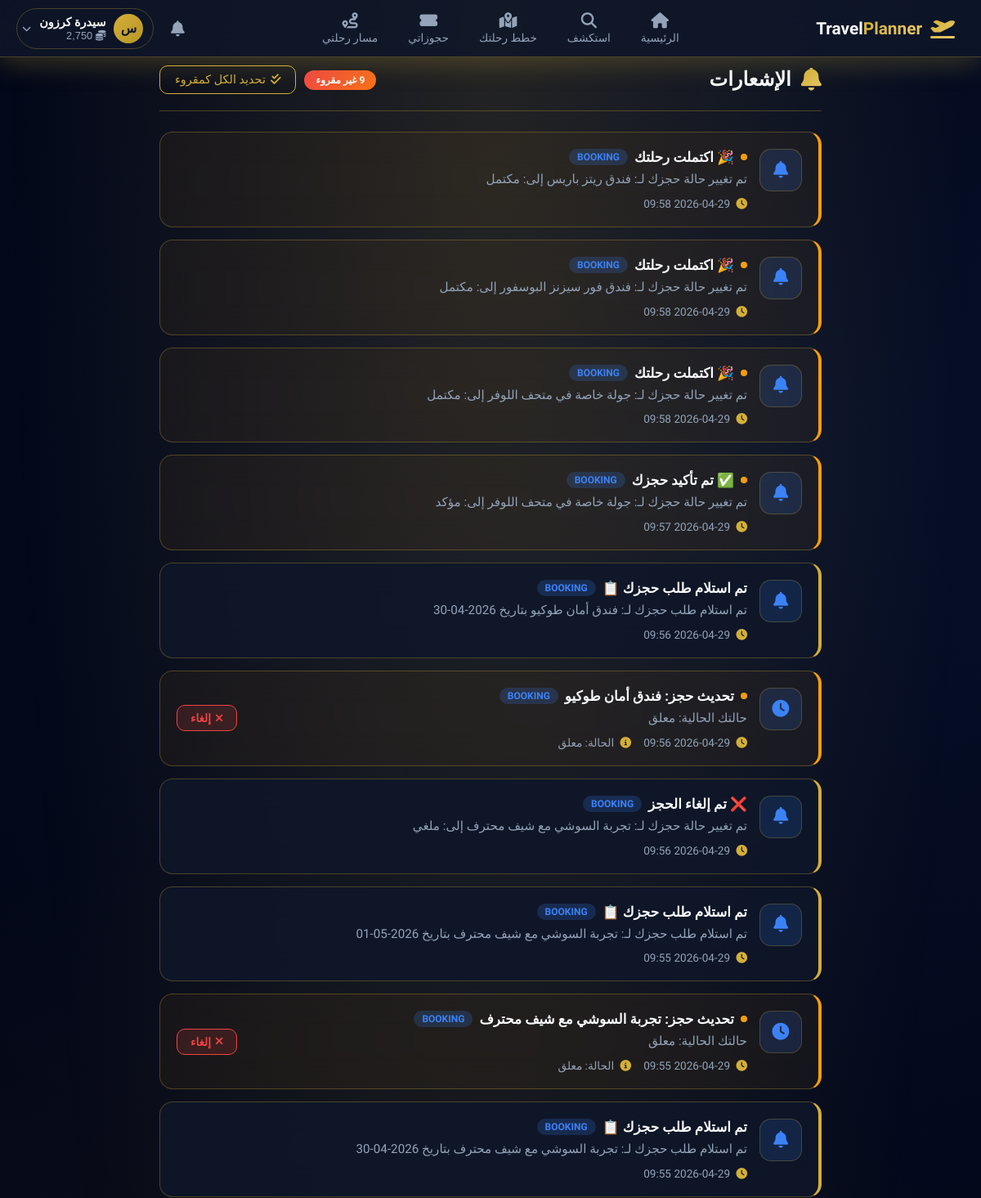
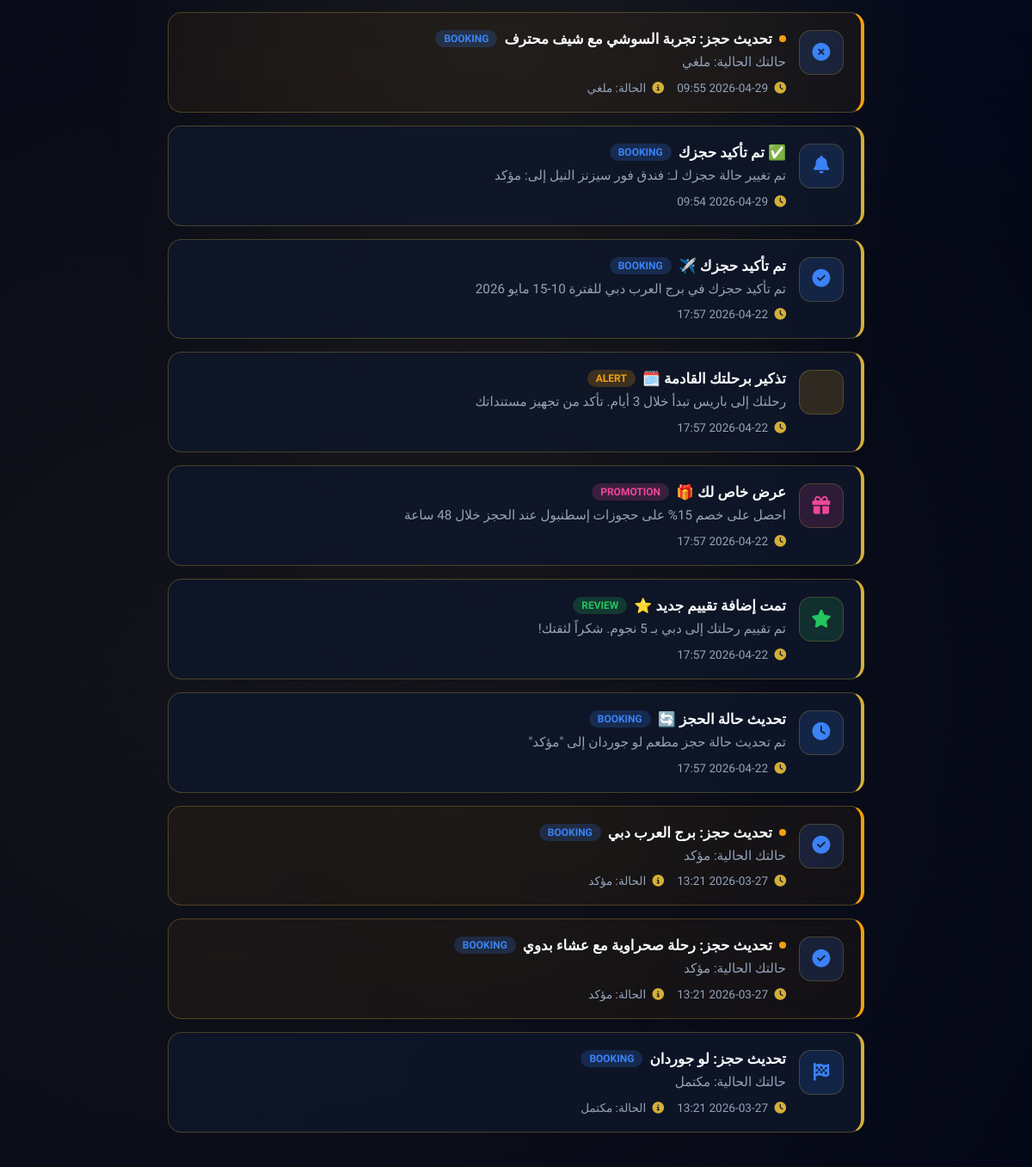
/notifications.php (signed in), run on the app's committed database (2 pictures, top to bottom).
### tables this page shows
CREATE TABLE `travelers` (
  `id` int(11) NOT NULL,
  `user_id` int(11) DEFAULT NULL,
  `full_name` varchar(100) DEFAULT NULL,
  `phone` varchar(20) DEFAULT NULL,
  `loyalty_points` int(11) DEFAULT 0
);

CREATE TABLE `notifications` (
  `id` int(11) NOT NULL,
  `user_id` int(11) NOT NULL COMMENT 'معرف المستخدم المستلم',
  `role` enum('admin','provider','traveler') NOT NULL COMMENT 'دور المستخدم',
  `title` varchar(150) NOT NULL COMMENT 'عنوان الإشعار',
  `message` text NOT NULL COMMENT 'نص الإشعار',
  `type` enum('booking','system','promotion','review','alert') DEFAULT 'system' COMMENT 'نوع الإشعار',
  `icon` varchar(100) DEFAULT NULL,
  `is_read` tinyint(1) DEFAULT 0 COMMENT '0=غير مقروء، 1=مقروء',
  `related_id` int(11) DEFAULT NULL COMMENT 'معرف العنصر المرتبط (حجز، خدمة، إلخ)',
  `related_type` enum('booking','hotel','restaurant','activity','trip','review') DEFAULT NULL COMMENT 'نوع العنصر المرتبط',
  `action_url` varchar(255) DEFAULT NULL COMMENT 'رابط الإجراء عند النقر',
  `priority` enum('low','medium','high') DEFAULT 'medium',
  `icon_class` varchar(50) DEFAULT 'fa-bell' COMMENT 'أيقونة العرض',
  `created_at` timestamp NOT NULL DEFAULT current_timestamp(),
  `read_at` timestamp NULL DEFAULT NULL COMMENT 'وقت القراءة'
);

### notifications.php (the view, shortened to what this page needs)
<?php
include '../config/db.php';
$uid = $_SESSION['user_id'];
$stmt = $conn->prepare("SELECT id FROM travelers WHERE user_id = ?");
$stmt->bind_param("i", $uid);
$stmt->execute();
$traveler = $stmt->get_result()->fetch_assoc();
$tid = $traveler['id'] ?? 0;
$notifications = [];
$sql1 = "SELECT * FROM notifications
         WHERE user_id = ? AND role = 'traveler'
         ORDER BY is_read ASC, created_at DESC LIMIT 20";
$stmt = $conn->prepare($sql1);
$stmt->bind_param("i", $uid);
$stmt->execute();
$result1 = $stmt->get_result();
while ($row = $result1->fetch_assoc()) {
    $row['source'] = 'system';
    $notifications[] = $row;
}
$sql2 = "SELECT b.*,
                CASE
                    WHEN h.id IS NOT NULL THEN h.name
                    WHEN r.id IS NOT NULL THEN r.name
                    WHEN a.id IS NOT NULL THEN a.name
                END as service_name,
                b.service_type, b.status, b.created_at
         FROM bookings b
         LEFT JOIN hotels h ON b.service_id = h.id AND b.service_type = 'hotel'
         LEFT JOIN restaurants r ON b.service_id = r.id AND b.service_type = 'restaurant'
         LEFT JOIN activities a ON b.service_id = a.id AND b.service_type = 'activity'
         WHERE b.traveler_id = ?
         ORDER BY b.created_at DESC LIMIT 10";
$stmt = $conn->prepare($sql2);
$stmt->bind_param("i", $tid);
$stmt->execute();
$result2 = $stmt->get_result();
while ($row = $result2->fetch_assoc()) {
    $notifications[] = [
        'id' => 'booking_' . $row['id'],
        'title' => 'تحديث حجز: ' . $row['service_name'],
        'message' => 'حالتك الحالية: ' . ['pending' => 'معلق', 'confirmed' => 'مؤكد', 'cancelled' => 'ملغي', 'completed' => 'مكتمل'][$row['status']],
        'type' => 'booking',
        'is_read' => ($row['status'] === 'completed') ? 1 : 0,
        'created_at' => $row['created_at'],
        'related_id' => $row['id'],
        'related_type' => 'booking',
        'action_url' => '/trip_details.php?id=' . $row['id'],
        'icon_class' => ['pending' => 'fa-clock', 'confirmed' => 'fa-check-circle', 'cancelled' => 'fa-times-circle', 'completed' => 'fa-flag-checkered'][$row['status']] ?? 'fa-bell',
        'source' => 'booking',
        'status' => $row['status']
    ];
}
usort($notifications, fn($a, $b) => strtotime($b['created_at']) - strtotime($a['created_at']));
$notifications = array_slice($notifications, 0, 20);
$unread_notifications = array_filter($notifications, function ($n) {
    if (!is_array($n)) return false;
    if (!isset($n['is_read'], $n['source'], $n['id'])) return false;
    return !$n['is_read'] && $n['source'] === 'system';
});
?>
<!DOCTYPE html>
<html lang="ar" dir="rtl">
<head>
    <link rel="stylesheet" href="https://cdnjs.cloudflare.com/ajax/libs/font-awesome/6.4.0/css/all.min.css">
    <link href="https://unpkg.com/aos@2.3.1/dist/aos.css" rel="stylesheet">
</head>
<body>
    <div class="bg-animation"></div>
    <?php include 'navbar.php'; ?>
    <main class="main-content">
        <div class="page-header" data-aos="fade-left">
            <div class="page-title">
                <i class="fas fa-bell"></i>
                <h2 class="fw-bold mb-0">الإشعارات</h2>
            </div>
            <div style="display: flex; gap: 10px; align-items: center; flex-wrap: wrap;">
                <?php $unread = array_filter($notifications, fn($n) => isset($n['is_read']) && !$n['is_read']); ?>
                <?php if (count($unread) > 0): ?>
                    <span class="badge-unread"><?php echo count($unread); ?> غير مقروء</span>
                <?php endif; ?>
                <a href="#" class="btn-mark-read" onclick="markAllRead(); return false;">
                    <i class="fas fa-check-double"></i> تحديد الكل كمقروء
                </a>
            </div>
        </div>
        <?php if (!empty($notifications)): ?>
            <?php foreach ($notifications as $n):
                $isUnread = isset($n['is_read']) && !$n['is_read'];
                $typeClass = $n['type'] ?? 'system';
                $iconClass = $n['icon_class'] ?? 'fa-bell';
            ?>
                <div class="notification-card <?php echo $isUnread ? 'unread' : ''; ?>" data-aos="fade-up">
                    <div class="notif-icon <?php echo $typeClass; ?>">
                        <i class="fas <?php echo $iconClass; ?>"></i>
                    </div>
                    <div class="notif-content">
                        <div class="notif-title">
                            <span class="dot"></span>
                            <?php echo htmlspecialchars($n['title']); ?>
                            <?php if (isset($n['type'])): ?>
                                <span class="type-badge type-<?php echo $n['type']; ?>"><?php echo $n['type']; ?></span>
                            <?php endif; ?>
                        </div>
                        <div class="notif-message">
                            <?php echo htmlspecialchars($n['message']); ?>
                        </div>
                        <div class="notif-meta">
                            <span><i class="fas fa-clock"></i> <?php echo date('Y-m-d H:i', strtotime($n['created_at'])); ?></span>
                            <?php if (isset($n['status'])): ?>
                                <span><i class="fas fa-info-circle"></i> الحالة:
                                    <?php echo ['pending' => 'معلق', 'confirmed' => 'مؤكد', 'cancelled' => 'ملغي', 'completed' => 'مكتمل'][$n['status']]; ?>
                                </span>
                            <?php endif; ?>
                        </div>
                    </div>
                    <?php if (!empty($n['action_url'])): ?>
                        <div class="notif-actions">
                            <?php if (($n['related_type'] ?? '') === 'booking' && ($n['status'] ?? '') === 'pending'): ?>
                                <a href="my_bookings.php?action=cancel&id=<?php echo $n['related_id']; ?>"
                                    class="btn-action btn-danger"
                                    onclick="return confirm('هل تريد إلغاء هذا الحجز؟');">
                                    <i class="fas fa-times"></i> إلغاء
                                </a>
                            <?php endif; ?>
                        </div>
                    <?php endif; ?>
                </div>
            <?php endforeach; ?>
        <?php endif; ?>
    </main>
</body>
</html>

### navbar.php (shortened to what this page needs)
<?php
$current_page = basename($_SERVER['PHP_SELF']);
$traveler = null;
if (isset($_SESSION['user_id']) && isset($conn)) {
    $uid = $_SESSION['user_id'];
    $traveler = mysqli_fetch_assoc(mysqli_query(
        $conn,
        "SELECT t.*, u.username, u.email
         FROM travelers t
         JOIN users u ON t.user_id = u.id
         WHERE t.user_id = $uid"
    ));
}
?>
<nav class="luxury-navbar">
    <div class="navbar-container">
        <div class="navbar-brand">
            <a href="index.php" class="brand-link">
                <i class="fas fa-plane-departure brand-icon"></i>
                <span class="brand-text">
                    Travel<span class="brand-highlight">Planner</span>
                </span>
            </a>
        </div>
        <div class="navbar-links" id="navbarLinks">
            <a href="index.php" class="nav-link <?php echo $current_page === 'index.php' ? 'active' : ''; ?>">
                <i class="fas fa-home"></i>
                <span>الرئيسية</span>
            </a>
            <a href="search.php" class="nav-link <?php echo $current_page === 'search.php' ? 'active' : ''; ?>">
                <i class="fas fa-search"></i>
                <span>استكشف</span>
            </a>
            <a href="plan_trip.php" class="nav-link <?php echo $current_page === 'plan_trip.php' ? 'active' : ''; ?>">
                <i class="fas fa-map-marked-alt"></i>
                <span>خطط رحلتك</span>
            </a>
            <a href="my_bookings.php" class="nav-link <?php echo $current_page === 'my_bookings.php' ? 'active' : ''; ?>">
                <i class="fas fa-ticket-alt"></i>
                <span>حجوزاتي</span>
            </a>
            <a href="my_itinerary.php" class="nav-link <?php echo $current_page === 'my_itinerary.php' ? 'active' : ''; ?>">
                <i class="fas fa-route"></i>
                <span>مسار رحلتي</span>
            </a>
        </div>
        <div class="navbar-actions">
            <div class="nav-dropdown notification-dropdown">
                <button class="nav-icon-btn" id="notificationBtn" aria-label="الإشعارات">
                    <i class="fas fa-bell"></i>
                </button>
            </div>
            <div class="nav-dropdown user-dropdown">
                <button class="user-btn" id="userBtn">
                    <div class="user-avatar">
                        <?php echo mb_substr($traveler['full_name'] ?? 'م', 0, 1); ?>
                    </div>
                    <div class="user-info d-none d-lg-block">
                        <span class="user-name"><?php echo htmlspecialchars($traveler['full_name'] ?? 'مسافر'); ?></span>
                        <span class="user-points">
                            <i class="fas fa-coins text-warning"></i>
                            <?php echo number_format($traveler['loyalty_points'] ?? 0); ?>
                        </span>
                    </div>
                    <i class="fas fa-chevron-down toggle-icon"></i>
                </button>
            </div>
        </div>
    </div>
</nav>

### navbar.php (style rules this page uses)
:root { --gold-primary: #d4af37; --gold-light: #e6c96a; --gold-dark: #b89628; --blue-dark: #0f172a; --blue-darker: #020617; --blue-light: #1e293b; --text-primary: #f8fafc; --text-secondary: #94a3b8; --glass-bg: rgba(15, 23, 42, 0.85); --glass-border: rgba(212, 175, 55, 0.3); --shadow-gold: 0 8px 32px rgba(212, 175, 55, 0.25); --transition: all 0.3s cubic-bezier(0.4, 0, 0.2, 1); }
.luxury-navbar { position: fixed; top: 0; left: 0; right: 0; z-index: 1000; background: var(--glass-bg); backdrop-filter: blur(20px); -webkit-backdrop-filter: blur(20px); border-bottom: 1px solid var(--glass-border); box-shadow: var(--shadow-gold); padding: 0 20px; height: 70px; transition: var(--transition); }
.navbar-container { max-width: 1400px; margin: 0 auto; height: 100%; display: flex; align-items: center; justify-content: space-between; gap: 20px; }
.navbar-brand { flex-shrink: 0; }
.brand-link { display: flex; align-items: center; gap: 10px; text-decoration: none; padding: 8px 12px; border-radius: 12px; transition: var(--transition); }
.brand-icon { font-size: 1.5rem; background: linear-gradient(135deg, var(--gold-primary), var(--gold-light)); -webkit-background-clip: text; -webkit-text-fill-color: transparent; background-clip: text; }
.brand-text { font-size: 1.3rem; font-weight: 700; color: var(--text-primary); font-family: 'Tajawal', sans-serif; }
.brand-highlight { background: linear-gradient(135deg, var(--gold-primary), var(--gold-light)); -webkit-background-clip: text; -webkit-text-fill-color: transparent; background-clip: text; }
.navbar-links { display: flex; align-items: center; gap: 5px; flex: 1; justify-content: center; }
.nav-link { display: flex; flex-direction: column; align-items: center; gap: 4px; padding: 10px 16px; text-decoration: none; color: var(--text-secondary); border-radius: 12px; transition: var(--transition); position: relative; font-size: 0.85rem; font-family: 'Tajawal', sans-serif; }
.nav-link i { font-size: 1.2rem; transition: var(--transition); }
.navbar-actions { display: flex; align-items: center; gap: 8px; flex-shrink: 0; }
.nav-dropdown { position: relative; }
.nav-icon-btn { background: transparent; border: none; color: var(--text-secondary); font-size: 1.2rem; padding: 10px; border-radius: 12px; cursor: pointer; transition: var(--transition); position: relative; width: 42px; height: 42px; display: flex; align-items: center; justify-content: center; }
.user-btn { display: flex; align-items: center; gap: 10px; background: transparent; border: 1px solid var(--glass-border); padding: 6px 12px 6px 6px; border-radius: 50px; cursor: pointer; transition: var(--transition); }
.user-avatar { width: 36px; height: 36px; border-radius: 50%; background: linear-gradient(135deg, var(--gold-primary), var(--gold-dark)); color: var(--blue-dark); display: flex; align-items: center; justify-content: center; font-weight: 700; font-size: 1rem; flex-shrink: 0; }
.user-info { display: flex; flex-direction: column; text-align: right; }
.user-name { color: var(--text-primary); font-size: 0.9rem; font-weight: 600; font-family: 'Tajawal', sans-serif; }
.user-points { color: var(--text-secondary); font-size: 0.8rem; }
.toggle-icon { color: var(--text-secondary); font-size: 0.7rem; transition: transform 0.3s; }
.luxury-navbar::before { content: ''; position: absolute; top: 0; left: -100%; width: 100%; height: 100%; background: linear-gradient(90deg, transparent, rgba(212, 175, 55, 0.1), transparent); animation: shimmer 3s infinite; pointer-events: none; }

### data on the page
travelers: full_name "س", full_name "سيدرة كرزون", loyalty_points "2,750"
notifications: title "🎉 اكتملت رحلتك", type "BOOKING", message "تم تغيير حالة حجزك لـ: فندق ريتز باريس إلى: مكتمل", created_at "2026-04-29 09:58"
notifications: title "🎉 اكتملت رحلتك", type "BOOKING", message "تم تغيير حالة حجزك لـ: فندق فور سيزنز البوسفور إلى: مكتمل", created_at "2026-04-29 09:58"
notifications: title "🎉 اكتملت رحلتك", type "BOOKING", message "تم تغيير حالة حجزك لـ: جولة خاصة في متحف اللوفر إلى: مكتمل", created_at "2026-04-29 09:58"
notifications: title "✅ تم تأكيد حجزك", type "BOOKING", message "تم تغيير حالة حجزك لـ: جولة خاصة في متحف اللوفر إلى: مؤكد", created_at "2026-04-29 09:57", title "تحديث حجز: رحلة صحراوية مع عشاء بدوي", message "حالتك الحالية: مؤكد", created_at "2026-03-27 13:21", status "مؤكد"
notifications: title "تم استلام طلب حجزك 📋", type "BOOKING", message "تم استلام طلب حجزك لـ: فندق أمان طوكيو بتاريخ 2026-04-30", created_at "2026-04-29 09:56", title "تحديث حجز: فندق أمان طوكيو", message "حالتك الحالية: معلق", status "معلق"
notifications: title "❌ تم إلغاء الحجز", type "BOOKING", message "تم تغيير حالة حجزك لـ: تجربة السوشي مع شيف محترف إلى: ملغي", created_at "2026-04-29 09:56"
notifications: title "تم استلام طلب حجزك 📋", type "BOOKING", message "تم استلام طلب حجزك لـ: تجربة السوشي مع شيف محترف بتاريخ 2026-05-01", created_at "2026-04-29 09:55", title "تحديث حجز: تجربة السوشي مع شيف محترف", message "حالتك الحالية: معلق", status "معلق"
notifications: title "تم استلام طلب حجزك 📋", type "BOOKING", message "تم استلام طلب حجزك لـ: تجربة السوشي مع شيف محترف بتاريخ 2026-04-30", created_at "2026-04-29 09:55"
notifications: title "✅ تم تأكيد حجزك", type "BOOKING", message "تم تغيير حالة حجزك لـ: فندق فور سيزنز النيل إلى: مؤكد", created_at "2026-04-29 09:54"
notifications: title "تم تأكيد حجزك ✈️", type "BOOKING", message "تم تأكيد حجزك في برج العرب دبي للفترة 10-15 مايو 2026", created_at "2026-04-22 17:57"
notifications: title "تذكير برحلتك القادمة 🗓️", type "ALERT", message "رحلتك إلى باريس تبدأ خلال 3 أيام. تأكد من تجهيز مستنداتك", created_at "2026-04-22 17:57"
notifications: title "عرض خاص لك 🎁", type "PROMOTION", message "احصل على خصم 15% على حجوزات إسطنبول عند الحجز خلال 48 ساعة", created_at "2026-04-22 17:57"
notifications: title "تمت إضافة تقييم جديد ⭐", type "REVIEW", message "تم تقييم رحلتك إلى دبي بـ 5 نجوم. شكراً لثقتك!", created_at "2026-04-22 17:57"
notifications: title "تحديث حالة الحجز 🔄", type "BOOKING", message "تم تحديث حالة حجز مطعم لو جوردان إلى \"مؤكد\"", created_at "2026-04-22 17:57"

### other printed values
count($unread) "9"
$n['title'] "تحديث حجز: تجربة السوشي مع شيف محترف"
$n['type'] "BOOKING"
$n['message'] "حالتك الحالية: ملغي"
date('Y-m-d H:i', strtotime($n['created_at'])) "2026-04-29 09:55"
$n['title'] "تحديث حجز: برج العرب دبي"
$n['message'] "حالتك الحالية: مؤكد"
date('Y-m-d H:i', strtotime($n['created_at'])) "2026-03-27 13:21"
$n['title'] "تحديث حجز: لو جوردان"
$n['message'] "حالتك الحالية: مكتمل"
